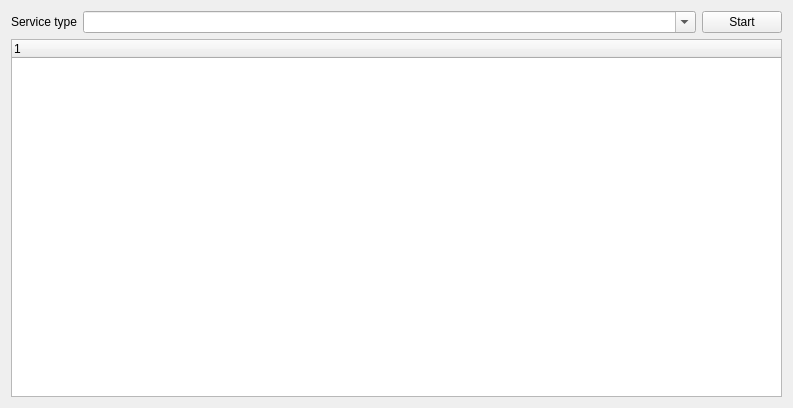
<?xml version="1.0" encoding="UTF-8"?>
<ui version="4.0">
 <class>SAKMdnsAssistant</class>
 <widget class="QWidget" name="SAKMdnsAssistant">
  <property name="geometry">
   <rect>
    <x>0</x>
    <y>0</y>
    <width>793</width>
    <height>408</height>
   </rect>
  </property>
  <property name="windowTitle">
   <string notr="true">Form</string>
  </property>
  <layout class="QGridLayout" name="gridLayout">
   <item row="0" column="0">
    <widget class="QLabel" name="label">
     <property name="text">
      <string>Service type</string>
     </property>
    </widget>
   </item>
   <item row="0" column="2">
    <widget class="QPushButton" name="pushButtonStart">
     <property name="text">
      <string>Start</string>
     </property>
    </widget>
   </item>
   <item row="1" column="0" colspan="3">
    <widget class="QTreeWidget" name="treeWidget">
     <column>
      <property name="text">
       <string notr="true">1</string>
      </property>
     </column>
    </widget>
   </item>
   <item row="0" column="1">
    <widget class="QComboBox" name="comboBox">
     <property name="sizePolicy">
      <sizepolicy hsizetype="Expanding" vsizetype="Fixed">
       <horstretch>0</horstretch>
       <verstretch>0</verstretch>
      </sizepolicy>
     </property>
     <property name="editable">
      <bool>true</bool>
     </property>
    </widget>
   </item>
  </layout>
 </widget>
 <resources/>
 <connections/>
</ui>
